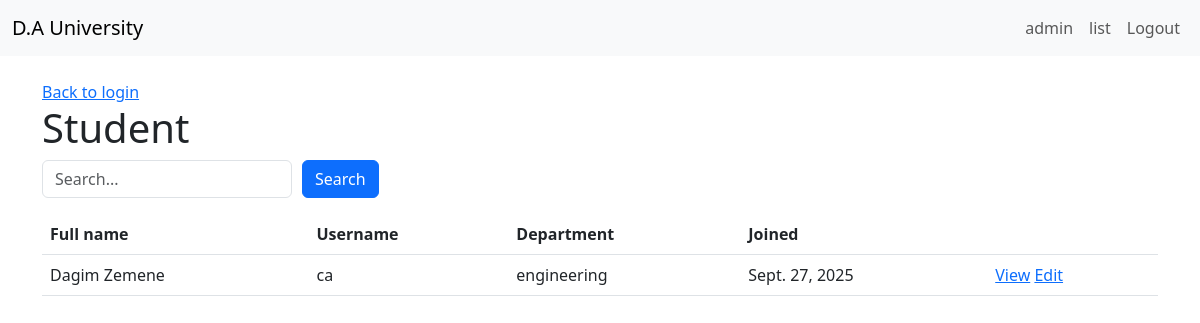
The app's page /students/ (signed in), older data.
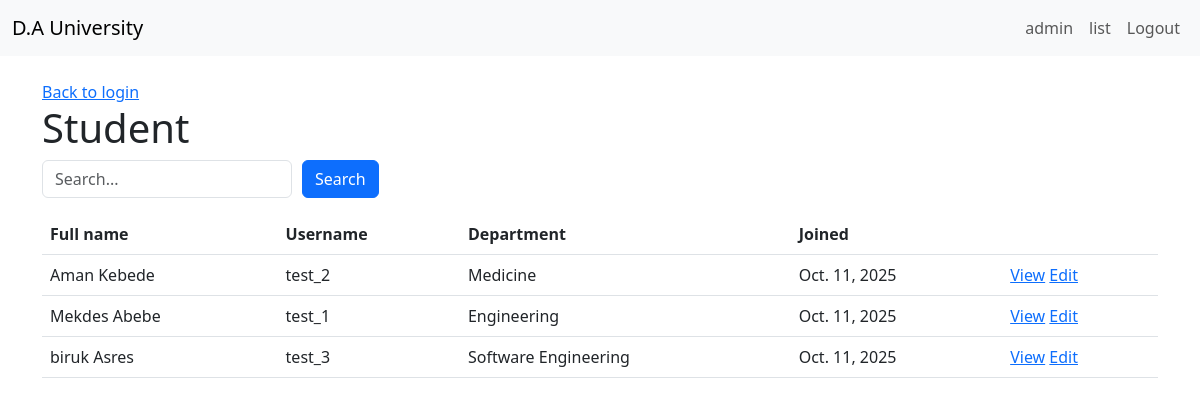
The same page, newer data.
### accounts/models.py (models this page shows, shortened)
class Student_user(models.Model):
    user = models.OneToOneField(User, on_delete=models.CASCADE)
    department = models.CharField(max_length=100)
    date_joined = models.DateField(auto_now_add=True,)

class User(AbstractUser):
    USER_TYPES =(
        ('admin', 'Admin'),
        ('staff', 'Staff'),
        ('student', 'Student'),
    )
    user_type = models.CharField(max_length=50, choices=USER_TYPES)
    full_name = models.CharField(max_length=100, null=True)
    registration_Date = models.DateField(auto_now_add=True)

### accounts/views.py (the view)
# urls.py: path('students/', students_list_view, name='students-list-page'),
def students_list_view(request):
    if not request.user.is_authenticated:
        return redirect('login')
    if request.user.user_type not in ("admin", "staff"):
        messages.error(request, "unauthorised access")
        return redirect('home')
    students = (
        Student_user.objects
        .select_related("user")
        .order_by("user__full_name")
    )
    query = request.GET.get("q", "").strip()
    if query:
        students = students.filter(
        Q(user__full_name__icontains=query) |
        Q(user__username__icontains=query) |
        Q(department__icontains=query)
        )
    return render(request, "accounts/students_list.html", {"students": students, "query": query})

### accounts/Templates/accounts/students_list.html
{% extends "accounts/base.html" %}
{% block content %}
<a href="{% url 'login' %}">Back to login</a>
<h1>Student</h1>
<form method="get" class="d-flex mb-3" style="gap: 10px;">
  <input type="text" name="q" value="{{ query }}" placeholder="Search..." class="form-control" style="max-width: 250px;">
  <button type="submit" class="btn btn-primary">Search</button>
</form>
<table class="table ">
  <thead>
    <tr>
      <th>Full name</th>
      <th>Username</th>
      <th>Department</th>
      <th>Joined</th>
      <th></th>
    </tr>
  </thead>
  <tbody>
    {% for s in students %}
    <tr>
      <td>{{ s.user.full_name }}</td>
      <td>{{ s.user.username }}</td>
      <td>{{ s.department }}</td>
      <td>{{ s.date_joined }}</td>
      <td>
        <a  href="{% url 'student-detail-page' user_id=s.user.id %} ">View</a>
        <a  href="{% url 'student-edit-page' user_id=s.user.id %}">Edit</a>
      </td>
    </tr>
    {% empty %}
    <tr>
        <td>No students found.</td>
    </tr>
    {% endfor %}
  </tbody>
</table>
{% endblock %}

### accounts/Templates/accounts/base.html (shortened to what this page needs)
<!doctype html>
<html lang="en">
  <head>
    <link href="https://cdn.jsdelivr.net/npm/bootstrap@5.3.0-alpha1/dist/css/bootstrap.min.css" rel="stylesheet">
  </head>
  <body>
    {% include 'accounts/navigation.html' %}
    <div class="container">
      <br/>
        {% block content %}
        {% endblock %}
    </div>
  </body>
</html>

### accounts/Templates/accounts/navigation.html (shortened to what this page needs)
<nav class="navbar navbar-expand-lg navbar-light bg-light">
  <div class="container-fluid">
    <a class="navbar-brand" href="{% url 'home' %}">D.A University</a>
    <div class="collapse navbar-collapse" id="navbarSupportedContent">
      <ul class="navbar-nav ms-auto">
        {% if user.is_authenticated %}
          {% if user.user_type == 'admin' %}
            <li class="nav-item">
              <a class="nav-link" href="/admin/">admin</a>
            </li>
          {% endif %}
          <li class="nav-item">
            <a class="nav-link" href="{% url 'login' %}">list</a>
          </li>
          <li class="nav-item">
            <a class="nav-link" href="{% url 'logout' %}">Logout</a>
          </li>
        {% else %}
          <li class="nav-item">
            <a class="nav-link" href="{% url 'login' %}">Login</a>
          </li>
        {% endif %}
      </ul>
    </div>
  </div>
</nav>

### accounts/Templates/accounts/base.html (style rules this page uses)
body { background-color: #a7a7a7; }

Row changes from the older to the newer data that the page shows:
removed Student_user: user.full_name "Dagim Zemene", user.username "ca", department "engineering", date_joined "Sept. 27, 2025"
added Student_user: user.full_name "Aman Kebede", user.username "test_2", department "Medicine", date_joined "Oct. 11, 2025"
added Student_user: user.full_name "Mekdes Abebe", user.username "test_1", department "Engineering", date_joined "Oct. 11, 2025"
added Student_user: user.full_name "biruk Asres", user.username "test_3", department "Software Engineering", date_joined "Oct. 11, 2025"
